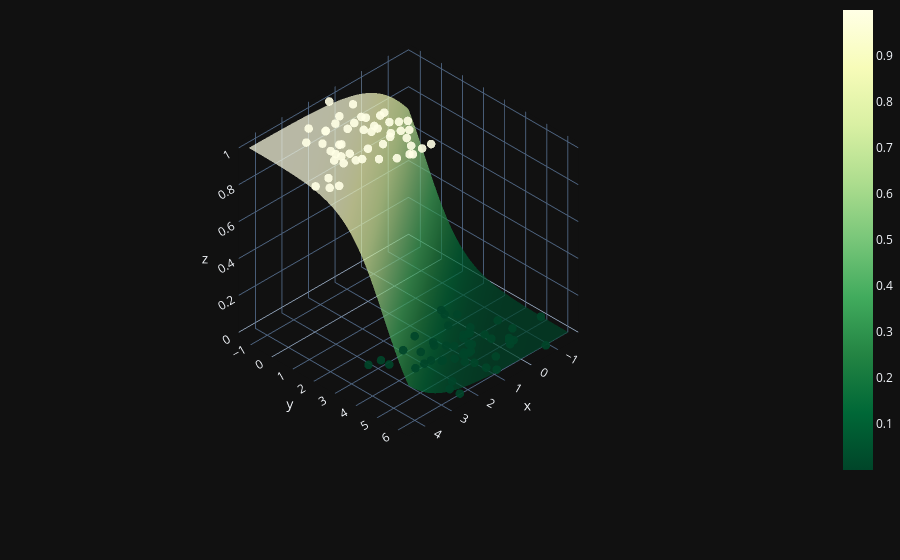

Source (notebook cell):
### Code cell
x0 = np.linspace(X[:, 0].min(), X[:, 0].max(), 100)
x1 = np.linspace(X[:, 1].min(), X[:, 1].max(), 100)

x0, x1 = np.meshgrid(x0, x1)

# Linear model
Z = w[0] * x0 + w[1] * x1 + b

# Sigmoid
A = 1 / (1 + np.exp(-Z))

# Create figure with probability surface
fig = go.Figure(data=[
    go.Surface(
        z=A,
        x=x0,
        y=x1,
        colorscale='YlGn',
        opacity=0.7,
        reversescale=True
    )
])

# Add data points
fig.add_scatter3d(
    x=X[:, 0].flatten(),
    y=X[:, 1].flatten(),
    z=y.flatten(),
    mode='markers',
    marker=dict(
        size=5,
        color=y.flatten(),
        colorscale='YlGn',
        opacity=0.9,
        reversescale=True
    )
)

# Layout
fig.update_layout(
    template='plotly_dark',
    margin=dict(l=0, r=0, t=0)
)

fig.layout.scene.camera.projection.type = 'orthographic'

fig.show()

### Figure 1 — Plotly figure (JSON) as saved in the notebook; plotly's stock layout.template omitted (floating-point values rounded to 4 significant figures; data arrays with more than 128 entries replaced by an {"elided": "..."} marker saying what was removed)
{"data": [{"colorscale": [[0, "rgb(255,255,229)"], [0.125, "rgb(247,252,185)"], [0.25, "rgb(217,240,163)"], [0.375, "rgb(173,221,142)"], [0.5, "rgb(120,198,121)"], [0.625, "rgb(65,171,93)"], [0.75, "rgb(35,132,67)"], [0.875, "rgb(0,104,55)"], [1, "rgb(0,69,41)"]], "opacity": 0.7, "reversescale": true, "type": "surface", "x": {"elided": "100x100 float values"}, "y": {"elided": "100x100 float values"}, "z": {"elided": "100x100 float values"}}, {"marker": {"color": [1, 1, 0, 0, 1, 0, 0, 1, 0, 1, 0, 1, 0, 0, 1, 1, 1, 0, 1, 1, 0, 0, 1, 0, 1, 0, 1, 0, 0, 1, 1, 0, 1, 1, 1, 0, 1, 1, 0, 1, 0, 0, 0, 0, 1, 1, 1, 1, 0, 0, 1, 1, 0, 0, 0, 0, 0, 1, 1, 1, 1, 0, 0, 1, 0, 1, 0, 0, 1, 0, 0, 1, 1, 0, 0, 0, 1, 1, 0, 0, 1, 0, 0, 0, 0, 0, 1, 0, 1, 1, 1, 1, 1, 1, 0, 0, 1, 1, 0, 1], "colorscale": [[0, "rgb(255,255,229)"], [0.125, "rgb(247,252,185)"], [0.25, "rgb(217,240,163)"], [0.375, "rgb(173,221,142)"], [0.5, "rgb(120,198,121)"], [0.625, "rgb(65,171,93)"], [0.75, "rgb(35,132,67)"], [0.875, "rgb(0,104,55)"], [1, "rgb(0,69,41)"]], "opacity": 0.9, "reversescale": true, "size": 5}, "mode": "markers", "type": "scatter3d", "x": [4.219, 0.9078, -0.2765, 0.08848, 3.243, 1.442, 1.022, 3.978, 0.5889, 1.252, 0.6284, 1.686, 1.185, 0.06897, 1.787, 4.438, 3.182, 0.3038, 0.7394, 1.285, 1.131, 0.6647, 1.316, -0.1889, 2.579, 0.8731, 1.311, 0.9868, 1.42, 2.354, 2.432, 1.043, 0.9509, 2.451, 1.62, 2.155, 1.381, 1.987, 2.116, 0.564, -0.07228, 2.509, -0.73, 1.379, 0.8821, 2.222, 2.016, 1.701, -0.6539, 0.5731, 1.957, 0.7624, 2.465, 1.333, 3.246, 1.103, 2.859, 1.6, 2.976, 2.68, 1.419, 1.926, -0.09448, 2.728, 1.12, 1.557, 0.1055, 2.844, 3.155, 1.841, 1.289, 1.642, 3.923, 1.705, 0.1631, 0.3419, 1.021, 2.669, 0.4666, 0.9481, 1.194, 1.154, -0.2942, 1.737, 0.4655, 0.0808, 3.003, 2.207, 1.361, 2.632, 2.827, 2.912, 1.142, 1.055, 2.47, -1.577, 1.412, 3.005, -0.6376, 0.8298], "y": [2.234, 0.4598, 5.081, 2.323, 1.215, 2.768, 4.117, 2.378, 4.001, 0.2081, 4.46, 0.6583, 5.28, 4.356, 1.7, 1.842, -0.1823, 3.944, 0.4361, 1.437, 4.682, 4.36, 2.441, 5.205, 0.7261, 4.714, 0.07123, 6.09, 4.637, 2.224, -0.2017, 4.606, 0.9498, -0.1954, 2.747, 4.124, 0.9295, 2.611, 3.069, 1.337, 2.884, 5.773, 6.255, 3.619, 2.841, 1.533, -0.2704, -0.4773, 4.767, 5.526, 0.2342, 1.165, 6.2, 5.01, 2.849, 4.706, 2.956, 0.9151, 1.216, -0.7044, 1.574, 4.152, 5.358, 1.305, 5.758, 2.827, 3.725, 3.327, 1.553, 3.562, 3.45, 0.1502, 1.804, 4.433, 2.578, 3.941, 1.579, 1.82, 3.866, 4.732, 2.808, 3.902, 5.273, 4.425, 3.123, 4.691, 0.7427, 5.506, 0.748, 0.6894, 1.721, 0.2466, 2.015, -0.6471, 4.099, 4.957, -1.326, 0.9852, 4.091, 1.742], "z": [1, 1, 0, 0, 1, 0, 0, 1, 0, 1, 0, 1, 0, 0, 1, 1, 1, 0, 1, 1, 0, 0, 1, 0, 1, 0, 1, 0, 0, 1, 1, 0, 1, 1, 1, 0, 1, 1, 0, 1, 0, 0, 0, 0, 1, 1, 1, 1, 0, 0, 1, 1, 0, 0, 0, 0, 0, 1, 1, 1, 1, 0, 0, 1, 0, 1, 0, 0, 1, 0, 0, 1, 1, 0, 0, 0, 1, 1, 0, 0, 1, 0, 0, 0, 0, 0, 1, 0, 1, 1, 1, 1, 1, 1, 0, 0, 1, 1, 0, 1]}], "layout": {"margin": {"l": 0, "r": 0, "t": 0}, "scene": {"camera": {"projection": {"type": "orthographic"}}}}}
